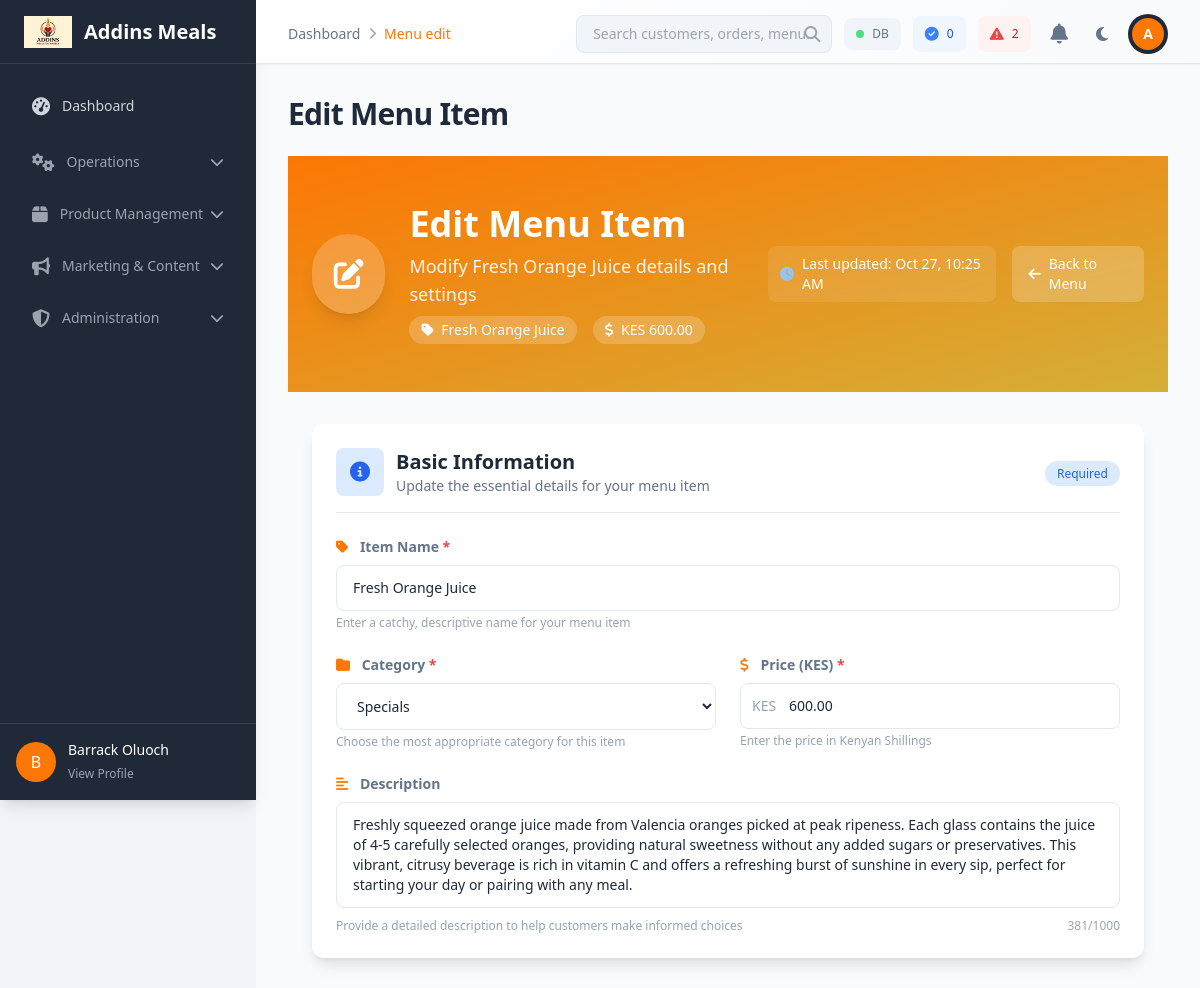
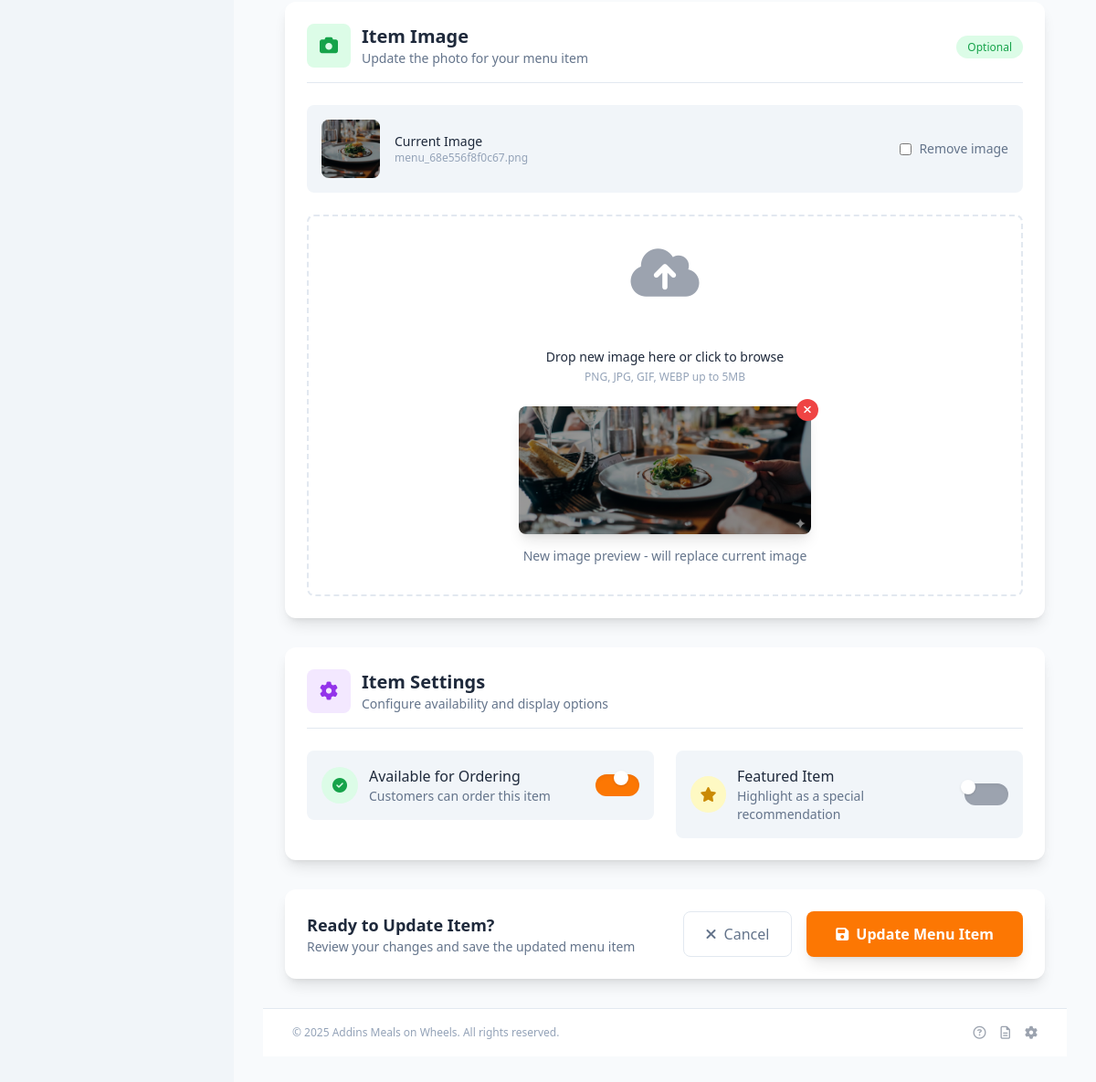
/admin/menu_edit.php?id=8 (signed in), run on the app's committed database (2 pictures, top to bottom).
### tables this page shows
CREATE TABLE `menu_items` (
  `id` int(11) NOT NULL,
  `name` varchar(150) NOT NULL,
  `description` text DEFAULT NULL,
  `price` decimal(10,2) NOT NULL,
  `image` varchar(255) DEFAULT NULL,
  `category_id` int(11) NOT NULL,
  `created_at` timestamp NOT NULL DEFAULT current_timestamp(),
  `is_available` tinyint(1) DEFAULT 1,
  `updated_at` timestamp NOT NULL DEFAULT current_timestamp() ON UPDATE current_timestamp(),
  `status` enum('active','inactive') DEFAULT 'active',
  `is_featured` tinyint(1) DEFAULT 0 COMMENT 'Whether the menu item is featured (1) or not (0)',
  `ingredients` text DEFAULT NULL COMMENT 'Detailed list of ingredients',
  `allergens` text DEFAULT NULL COMMENT 'Allergen information',
  `nutrition_info` text DEFAULT NULL COMMENT 'Nutritional information'
);

CREATE TABLE `categories` (
  `id` int(11) NOT NULL,
  `name` varchar(100) NOT NULL,
  `description` text DEFAULT NULL,
  `image` varchar(255) DEFAULT NULL,
  `is_active` tinyint(1) DEFAULT 1,
  `created_at` timestamp NOT NULL DEFAULT current_timestamp(),
  `updated_at` timestamp NOT NULL DEFAULT current_timestamp() ON UPDATE current_timestamp()
);

### admin/menu_edit.php (the view, shortened to what the rows shown need)
<?php
require_once '../includes/config.php';
$categories = [];
$menu_item = null;
try {
    $stmt = $pdo->query("SELECT * FROM categories ORDER BY name");
    $categories = $stmt->fetchAll(PDO::FETCH_ASSOC);
} catch (PDOException $e) {
    $error = 'Error loading categories: ' . $e->getMessage();
}
$id = isset($_GET['id']) ? (int)$_GET['id'] : 0;
if ($id > 0) {
    try {
        $stmt = $pdo->prepare("SELECT * FROM menu_items WHERE id = ?");
        $stmt->execute([$id]);
        $menu_item = $stmt->fetch(PDO::FETCH_ASSOC);
    } catch (PDOException $e) {
        $error = 'Error loading menu item: ' . $e->getMessage();
    }
} else {
    header('Location: menu.php');
    exit();
}
include 'includes/header.php';
?>
<div class="bg-gradient-to-br from-primary via-primary-dark to-secondary text-white">
    <div class="container mx-auto px-6 py-12">
        <div class="flex flex-col lg:flex-row lg:items-center lg:justify-between">
            <div class="flex items-center space-x-6">
                <div>
                    <h1 class="text-3xl md:text-4xl font-bold mb-2">Edit Menu Item</h1>
                    <p class="text-lg opacity-90 mb-2">Modify <?php echo htmlspecialchars($menu_item['name'] ?? ''); ?> details and settings</p>
                    <div class="flex items-center space-x-4">
                        <span class="px-3 py-1 bg-white/20 backdrop-blur-sm rounded-full text-sm font-medium">
                            <i class="fas fa-tag mr-1"></i>
                            <?php echo htmlspecialchars($menu_item['name'] ?? ''); ?>
                        </span>
                        <span class="px-3 py-1 bg-white/20 backdrop-blur-sm rounded-full text-sm font-medium">
                            <i class="fas fa-dollar-sign mr-1"></i>
                            KES <?php echo number_format($menu_item['price'] ?? 0, 2); ?>
                        </span>
                    </div>
                </div>
            </div>
        </div>
    </div>
</div>
<div class="container mx-auto px-6 py-8">
    <form action="" method="POST" enctype="multipart/form-data" class="space-y-8">
        <div class="bg-white rounded-xl shadow-lg p-6">
            <div class="grid grid-cols-1 md:grid-cols-2 gap-6">
                <div class="md:col-span-2">
                    <label for="name" class="block text-sm font-semibold text-gray-700 mb-2">
                        <i class="fas fa-tag mr-2 text-primary"></i>
                        Item Name <span class="text-red-500">*</span>
                    </label>
                    <input type="text"
                           name="name"
                           id="name"
                           required
                           value="<?php echo htmlspecialchars($menu_item['name'] ?? ''); ?>"
                           class="w-full px-4 py-3 border border-gray-300 rounded-lg focus:ring-2 focus:ring-primary focus:border-transparent transition-all duration-200 text-sm"
                           placeholder="e.g., Jollof Rice, Ugali & Sukuma, Grilled Chicken">
                    <p class="text-xs text-gray-500 mt-1">Enter a catchy, descriptive name for your menu item</p>
                </div>
                <div>
                    <label for="category_id" class="block text-sm font-semibold text-gray-700 mb-2">
                        <i class="fas fa-folder mr-2 text-primary"></i>
                        Category <span class="text-red-500">*</span>
                    </label>
                    <select id="category_id"
                            name="category_id"
                            required
                            class="w-full px-4 py-3 border border-gray-300 rounded-lg focus:ring-2 focus:ring-primary focus:border-transparent transition-all duration-200 text-sm">
                        <?php foreach ($categories as $category): ?>
                            <option value="<?php echo $category['id']; ?>"
                                <?php echo (isset($menu_item['category_id']) && $menu_item['category_id'] == $category['id']) ? 'selected' : ''; ?>>
                                <?php echo htmlspecialchars($category['name']); ?>
                            </option>
                        <?php endforeach; ?>
                    </select>
                    <p class="text-xs text-gray-500 mt-1">Choose the most appropriate category for this item</p>
                </div>
                <div>
                    <div class="relative">
                        <div class="absolute inset-y-0 left-0 pl-3 flex items-center pointer-events-none">
                            <span class="text-gray-500 text-sm">KES</span>
                        </div>
                        <input type="number"
                               name="price"
                               id="price"
                               required
                               step="0.01"
                               min="0"
                               value="<?php echo htmlspecialchars($menu_item['price'] ?? ''); ?>"
                               class="w-full pl-12 pr-4 py-3 border border-gray-300 rounded-lg focus:ring-2 focus:ring-primary focus:border-transparent transition-all duration-200 text-sm"
                               placeholder="0.00">
                    </div>
                </div>
                <div class="md:col-span-2">
                    <label for="description" class="block text-sm font-semibold text-gray-700 mb-2">
                        <i class="fas fa-align-left mr-2 text-primary"></i>
                        Description
                    </label>
                    <textarea id="description"
                              name="description"
                              rows="4"
                              maxlength="1000"
                              class="w-full px-4 py-3 border border-gray-300 rounded-lg focus:ring-2 focus:ring-primary focus:border-transparent transition-all duration-200 text-sm resize-none"
                              placeholder="Describe your menu item - ingredients, preparation method, taste profile, dietary information, etc."><?php echo htmlspecialchars($menu_item['description'] ?? ''); ?></textarea>
                    <div class="flex justify-between mt-1">
                        <p class="text-xs text-gray-500">Provide a detailed description to help customers make informed choices</p>
                        <span class="text-xs text-gray-400" id="char-count">0/1000</span>
                    </div>
                </div>
            </div>
        </div>
        <div class="bg-white rounded-xl shadow-lg p-6">
            <?php if (!empty($menu_item['image'])): ?>
                <div class="mb-6 p-4 bg-gray-50 rounded-lg">
                    <div class="flex items-center justify-between">
                        <div class="flex items-center space-x-4">
                            <img src="../uploads/menu/<?php echo htmlspecialchars($menu_item['image']); ?>"
                                 alt="Current image"
                                 class="h-16 w-16 object-cover rounded-lg">
                            <div>
                                <p class="text-sm font-medium text-gray-900">Current Image</p>
                                <p class="text-xs text-gray-500"><?php echo htmlspecialchars($menu_item['image']); ?></p>
                            </div>
                        </div>
                        <div class="flex items-center">
                            <input type="checkbox" name="remove_image" value="1" id="remove_image" class="rounded text-primary">
                            <label for="remove_image" class="ml-2 text-sm text-gray-700">Remove image</label>
                        </div>
                    </div>
                </div>
            <?php endif; ?>
        </div>
    </form>
</div>
<?php
require_once 'includes/footer.php';
?>

### data on the page
menu_items: name "Fresh Orange Juice", price "600.00", category_id "Specials", description "Freshly squeezed orange juice made from Valencia oranges picked at peak ripeness. Each glass contains the juice of 4-5 carefully selected oranges, providing natural sweetness without any added sugars or preservatives. This vibrant, citrusy beverage is rich in vitamin C and offers a refreshing burst of sunshine in every sip, perfect for starting your day or pairing with any meal.", image (picture), image "menu_68e556f8f0c67.png"

### other printed values
substr($_SESSION['username'] ?? 'A', 0, 1) "B"
$_SESSION['username'] "Barrack Oluoch"
$breadcrumb['name'] "Dashboard"
$breadcrumb['name'] "Menu edit"
$systemStatus['orders_today'] "0"
$systemStatus['pending_orders'] "2"
substr($_SESSION['name'] ?? 'A', 0, 1) "A"
$page_title "Edit Menu Item"
